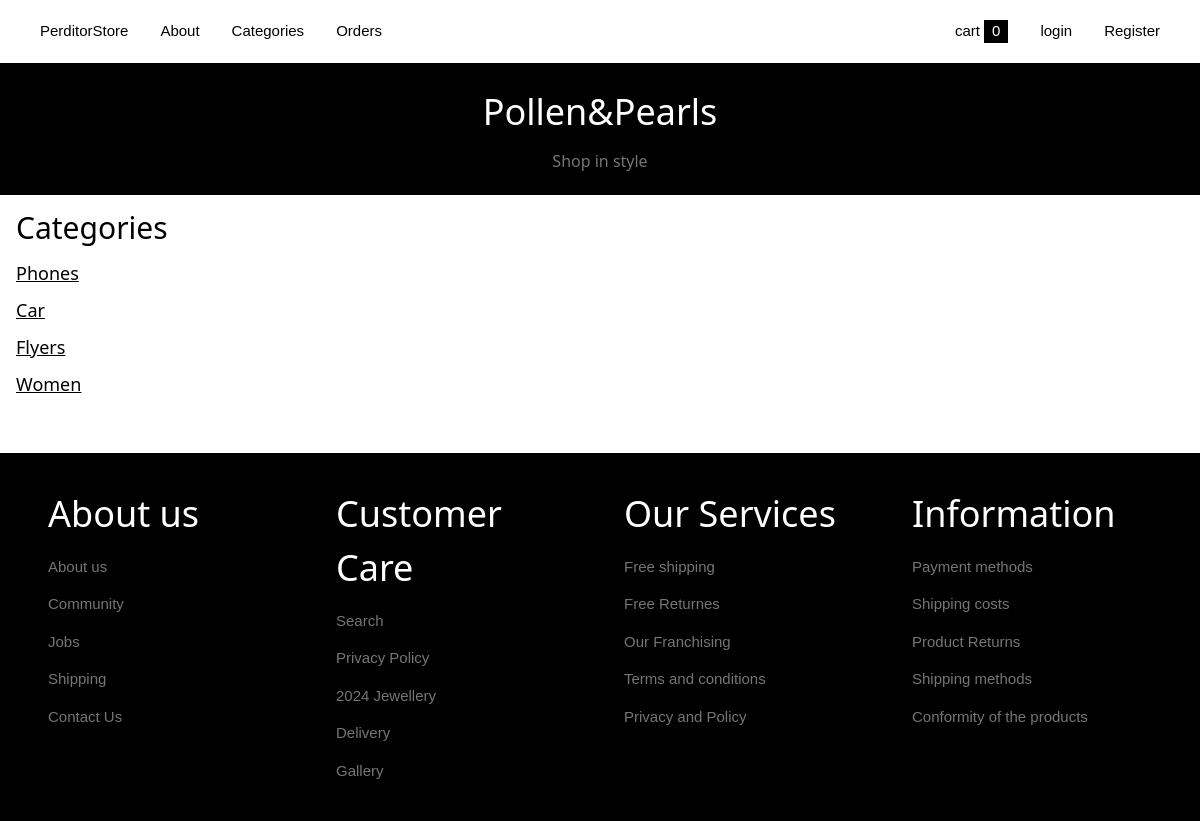
Page /categories/ on the committed database.
### store/models.py (models this page shows, shortened)
class Category(models.Model):
    name  = models.CharField(max_length=50)

### store/views.py (the view)
# urls.py: path('categories/',views.category,name='categories'),
def category(request):
    categories = Category.objects.all()
    return render(request,'store/category.html',{'categories':categories})

### cart/cart.py (called while the page is built)
    def __len__(self):
        return len(self.cart)

### cart/context_processors.py (called while the page is built)
def cart(request):
    return {'cart':Cart(request),}

def category(request):
    category = Category.objects.all()
    return {'category':category}

def wishlist(request):
    try:
        wishlist = WishList.objects.get(customer=request.user)
        num_wishlist = wishlist.products.count()
        return {'num_wishlist':num_wishlist}
    except:
        return {}

### templates/store/category.html (shortened to what this page needs)
{% extends "partials/base.html" %}
{% block content %}
<header class="w3-padding-large w3-center w3-black">
    <h1 class="w3-center w3-text-white">Pollen&Pearls</h1>
    <h6 class="w3-text-grey">Shop in style</h6>
</header>
<div class="w3-container">
    <h2>Categories</h2>
    {% for cat in categories %}
    <h5><a href="{% url 'categories-detail' cat.id %}">{{cat.name}}</a></h5>
    {% endfor %}
</div>
{% endblock content %}

### static/css/w3.css (style rules this page uses)
html { box-sizing:border-box }
*,*:before,*:after { box-sizing:inherit }
html { -ms-text-size-adjust:100%;-webkit-text-size-adjust:100% }
body { margin:0 }
article,aside,details,figcaption,figure,footer,header,main,menu,nav,section { display:block }
a { background-color:transparent }
html,body { font-family:Verdana,sans-serif;font-size:15px;line-height:1.5 }
html { overflow-x:hidden }
h1 { font-size:36px }
h2 { font-size:30px }
h5 { font-size:18px }
h6 { font-size:16px }
h1,h2,h3,h4,h5,h6 { font-family:"Segoe UI",Arial,sans-serif;font-weight:400;margin:10px 0 }
a { color:inherit }
.w3-container:after,.w3-container:before,.w3-panel:after,.w3-panel:before,.w3-row:after,.w3-row:before,.w3-row-padding:after,.w3-row-padding:before, .w3-cell-row:before,.w3-cell-row:after,.w3-clear:after,.w3-clear:before,.w3-bar:before,.w3-bar:after { content:"";display:table;clear:both }
.w3-container,.w3-panel { padding:0.01em 16px }
.w3-center { text-align:center!important }
.w3-padding-large { padding:12px 24px!important }
.w3-black,.w3-hover-black:hover { color:#fff!important;background-color:#000!important }
.w3-text-white,.w3-hover-text-white:hover { color:#fff!important }
.w3-text-grey,.w3-hover-text-grey:hover,.w3-text-gray,.w3-hover-text-gray:hover { color:#757575!important }

### rows in the picture
Category: name "Phones"
Category: name "Car"
Category: name "Flyers"
Category: name "Women"

### other values in the picture
{{ cart|length }} "0"
